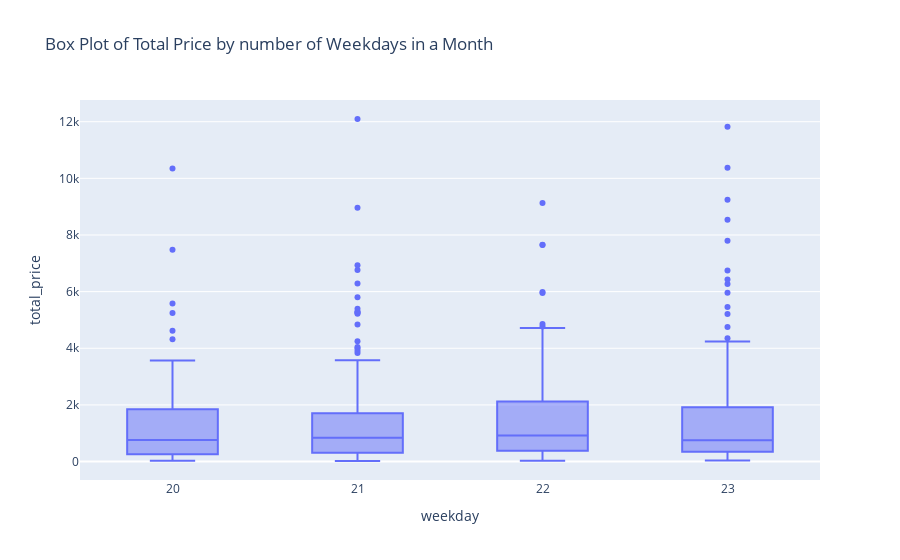

This figure's notebook cell:
### Code cell
# Distribution of total prices by weekday
fig = px.box(retail, x='weekday', 
             y='total_price', 
             title='Box Plot of Total Price by number of Weekdays in a Month')
fig.show()

### Figure 1 — Plotly figure (JSON) as saved in the notebook; plotly's stock layout.template omitted (floating-point values rounded to 4 significant figures; data arrays with more than 128 entries replaced by an {"elided": "..."} marker saying what was removed)
{"data": [{"alignmentgroup": "True", "hovertemplate": "weekday=%{x}<br>total_price=%{y}<extra></extra>", "legendgroup": "", "marker": {"color": "#636efa"}, "name": "", "notched": false, "offsetgroup": "", "orientation": "v", "showlegend": false, "type": "box", "x": {"elided": "676 int values"}, "x0": " ", "xaxis": "x", "y": {"elided": "676 float values"}, "y0": " ", "yaxis": "y"}], "layout": {"boxmode": "group", "legend": {"tracegroupgap": 0}, "title": {"text": "Box Plot of Total Price by number of Weekdays in a Month"}, "xaxis": {"anchor": "y", "domain": [0, 1], "title": {"text": "weekday"}}, "yaxis": {"anchor": "x", "domain": [0, 1], "title": {"text": "total_price"}}}}
